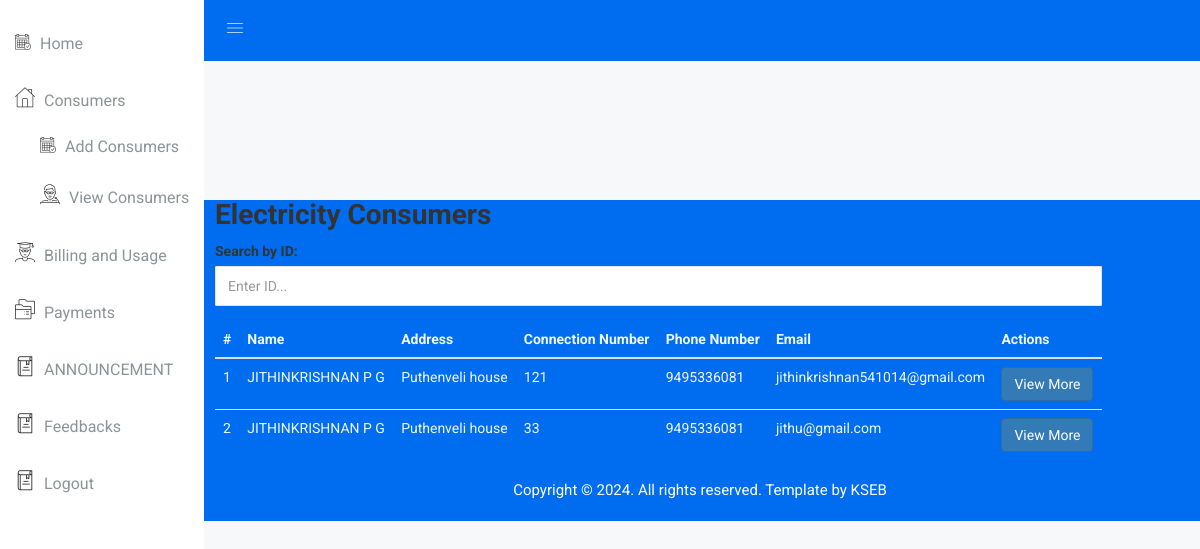
The app's page /KSEB/Usage (signed in) with its own data.
### Admin/models.py (models this page shows, shortened)
class ElectricityConsumer(models.Model):
    id=models.AutoField(primary_key=True)
    name = models.CharField(max_length=100)
    address = models.CharField(max_length=200)
    connection_number = models.CharField(max_length=20, unique=True)
    phone_number = models.CharField(max_length=15)
    email = models.EmailField(blank=True, null=True)
    office_id=models.ForeignKey(KSEBOffice,on_delete=models.CASCADE)
    connection_date = models.DateField(auto_now_add=True)
    status=models.IntegerField()
    lastupdate=models.DateTimeField(auto_now=True)
    password=models.CharField(max_length=26)

### KSEB/views.py (the view)
# urls.py: path('Usage', views.Usage, name='Usage'),
def Usage(request):
    consumers=ElectricityConsumer.objects.filter(office_id=request.session["id"])
    return render(request, 'KSEB/Usage.html',{"consumers":consumers})

### templates/KSEB/Usage.html (shortened to what this page needs)
{% extends "KSEB/index.html" %}
{% block content %}
<div class="content-wrapper">
    <div class="container mt-5 col-md-11">
        <h1>Electricity Consumers</h1>
        <div class="form-group mb-3">
            <label for="searchId">Search by ID:</label>
            <input type="text" class="form-control" id="searchId" placeholder="Enter ID...">
        </div>
        <table class="table" id="consumersTable" style="color: aliceblue;">
            <thead>
                <tr>
                    <th>#</th>
                    <th>Name</th>
                    <th>Address</th>
                    <th>Connection Number</th>
                    <th>Phone Number</th>
                    <th>Email</th>
                    <th>Actions</th>
                </tr>
            </thead>
            <tbody>
                {% for consumer in consumers %}
                <tr>
                    <td>{{ consumer.id }}</td>
                    <td>{{ consumer.name }}</td>
                    <td>{{ consumer.address }}</td>
                    <td>{{ consumer.connection_number }}</td>
                    <td>{{ consumer.phone_number }}</td>
                    <td>{{ consumer.email }}</td>
                    <td>
                        <div class="btn-group">
                            <form action="{% url 'KSEB:view_more' consumer.id %}" method="get" class="mr-1">
                                <button type="submit" class="btn btn-primary">View More</button>
                            </form>
                        </div
                    </td>
                </tr>
                {% endfor %}
            </tbody>
        </table>
    </div>
</div>
{% endblock %}

### static/css/main.css (style rules this page uses)
html { color: #222; font-size: 1em; line-height: 1.4; }

### records on screen
ElectricityConsumer: id "1", name "JITHINKRISHNAN P G", address "Puthenveli house", connection_number "121", phone_number "9495336081", email "jithinkrishnan541014@gmail.com"
ElectricityConsumer: id "2", name "JITHINKRISHNAN P G", address "Puthenveli house", connection_number "33", phone_number "9495336081", email "jithu@gmail.com"
